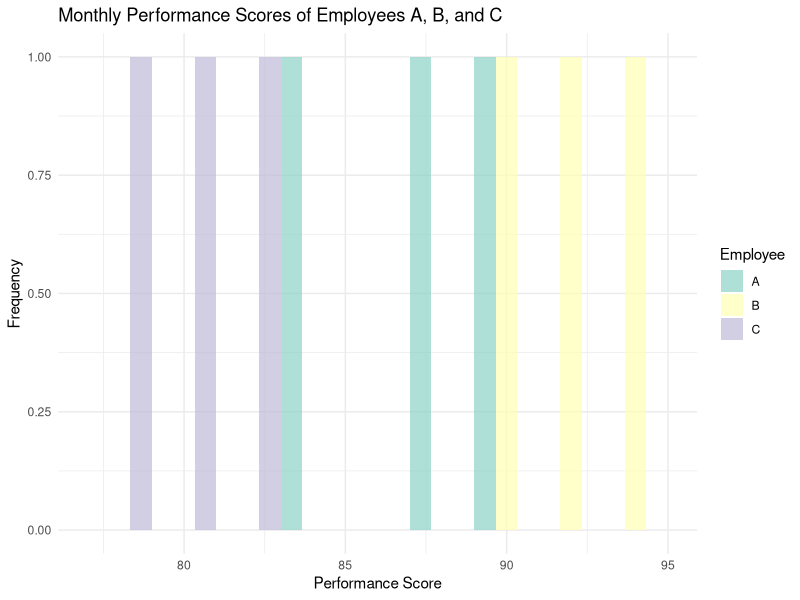

The R script that drew this image:
library(ggplot2)
data <- data.frame(
  Month = c('Jan', 'Jan', 'Jan', 'Feb', 'Feb', 'Feb', 'Mar', 'Mar', 'Mar'),
  Employee = c('A', 'B', 'C', 'A', 'B', 'C', 'A', 'B', 'C'),
  Score = c(85, 90, 78, 88, 92, 80, 90, 94, 82)
)
ggplot(data, aes(x = Score, fill = Employee)) +
  geom_histogram(binwidth = 2, alpha = 0.7, position = 'dodge') +
  labs(title = 'Monthly Performance Scores of Employees A, B, and C',
       x = 'Performance Score',
       y = 'Frequency') +
  theme_minimal() +
  scale_fill_brewer(palette = "Set3")
